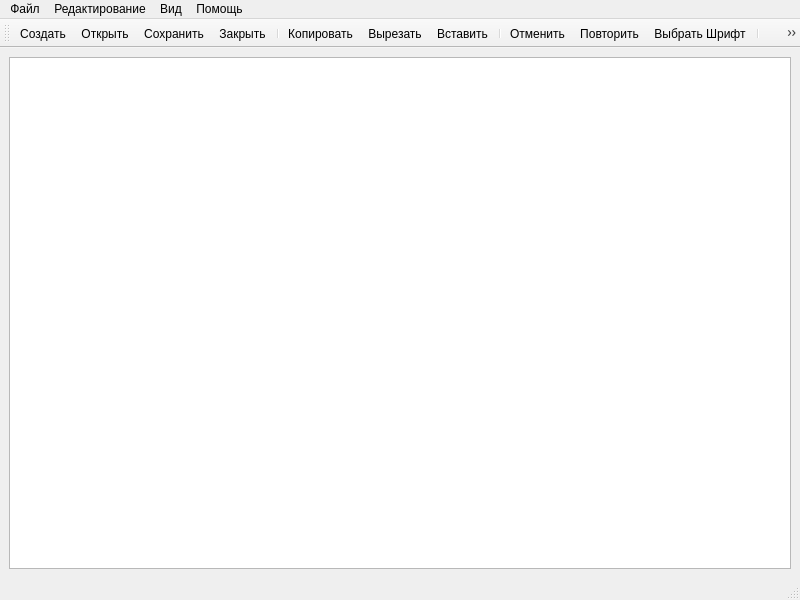
<?xml version="1.0" encoding="UTF-8"?>
<ui version="4.0">
 <class>MainWindow</class>
 <widget class="QMainWindow" name="MainWindow">
  <property name="geometry">
   <rect>
    <x>0</x>
    <y>0</y>
    <width>800</width>
    <height>600</height>
   </rect>
  </property>
  <property name="windowTitle">
   <string>MainWindow</string>
  </property>
  <widget class="QWidget" name="centralwidget">
   <layout class="QHBoxLayout" name="horizontalLayout">
    <item>
     <widget class="QTextEdit" name="textEdit"/>
    </item>
   </layout>
  </widget>
  <widget class="QMenuBar" name="menubar">
   <property name="geometry">
    <rect>
     <x>0</x>
     <y>0</y>
     <width>800</width>
     <height>22</height>
    </rect>
   </property>
   <widget class="QMenu" name="menu">
    <property name="title">
     <string>Файл</string>
    </property>
    <addaction name="newFile"/>
    <addaction name="open"/>
    <addaction name="save"/>
    <addaction name="saveAs"/>
    <addaction name="closeFile"/>
    <addaction name="exit"/>
   </widget>
   <widget class="QMenu" name="menu_2">
    <property name="title">
     <string>Редактирование</string>
    </property>
    <addaction name="copy"/>
    <addaction name="cut"/>
    <addaction name="paste"/>
    <addaction name="undo"/>
    <addaction name="redo"/>
   </widget>
   <widget class="QMenu" name="menu_3">
    <property name="title">
     <string>Вид</string>
    </property>
    <addaction name="font"/>
   </widget>
   <widget class="QMenu" name="menu_4">
    <property name="title">
     <string>Помощь</string>
    </property>
    <addaction name="about"/>
    <addaction name="about_Qt"/>
   </widget>
   <addaction name="menu"/>
   <addaction name="menu_2"/>
   <addaction name="menu_3"/>
   <addaction name="menu_4"/>
  </widget>
  <widget class="QStatusBar" name="statusbar"/>
  <widget class="QToolBar" name="toolBar">
   <property name="windowTitle">
    <string>toolBar</string>
   </property>
   <attribute name="toolBarArea">
    <enum>TopToolBarArea</enum>
   </attribute>
   <attribute name="toolBarBreak">
    <bool>false</bool>
   </attribute>
   <addaction name="newFile"/>
   <addaction name="open"/>
   <addaction name="save"/>
   <addaction name="closeFile"/>
   <addaction name="separator"/>
   <addaction name="copy"/>
   <addaction name="cut"/>
   <addaction name="paste"/>
   <addaction name="separator"/>
   <addaction name="undo"/>
   <addaction name="redo"/>
   <addaction name="font"/>
   <addaction name="separator"/>
   <addaction name="about"/>
   <addaction name="about_Qt"/>
  </widget>
  <action name="newFile">
   <property name="icon">
    <iconset resource="Resources.qrc">
     <normaloff>:/icons/Icons/new.png</normaloff>:/icons/Icons/new.png</iconset>
   </property>
   <property name="text">
    <string>Создать</string>
   </property>
   <property name="shortcut">
    <string>Ctrl+N</string>
   </property>
  </action>
  <action name="open">
   <property name="icon">
    <iconset resource="Resources.qrc">
     <normaloff>:/icons/Icons/open.png</normaloff>:/icons/Icons/open.png</iconset>
   </property>
   <property name="text">
    <string>Открыть</string>
   </property>
   <property name="shortcut">
    <string>Ctrl+O</string>
   </property>
  </action>
  <action name="save">
   <property name="icon">
    <iconset resource="Resources.qrc">
     <normaloff>:/icons/Icons/save.png</normaloff>:/icons/Icons/save.png</iconset>
   </property>
   <property name="text">
    <string>Сохранить</string>
   </property>
   <property name="shortcut">
    <string>Ctrl+S</string>
   </property>
  </action>
  <action name="saveAs">
   <property name="icon">
    <iconset resource="Resources.qrc">
     <normaloff>:/icons/Icons/save as.png</normaloff>:/icons/Icons/save as.png</iconset>
   </property>
   <property name="text">
    <string>Сохранить как</string>
   </property>
   <property name="shortcut">
    <string>Ctrl+Shift+S</string>
   </property>
  </action>
  <action name="closeFile">
   <property name="icon">
    <iconset resource="Resources.qrc">
     <normaloff>:/icons/Icons/close file.png</normaloff>:/icons/Icons/close file.png</iconset>
   </property>
   <property name="text">
    <string>Закрыть</string>
   </property>
   <property name="shortcut">
    <string>Ctrl+W</string>
   </property>
  </action>
  <action name="exit">
   <property name="icon">
    <iconset resource="Resources.qrc">
     <normaloff>:/icons/Icons/exit.png</normaloff>:/icons/Icons/exit.png</iconset>
   </property>
   <property name="text">
    <string>Выход</string>
   </property>
  </action>
  <action name="copy">
   <property name="enabled">
    <bool>true</bool>
   </property>
   <property name="icon">
    <iconset resource="Resources.qrc">
     <normaloff>:/icons/Icons/copy.png</normaloff>:/icons/Icons/copy.png</iconset>
   </property>
   <property name="text">
    <string>Копировать</string>
   </property>
   <property name="shortcut">
    <string>Ctrl+C</string>
   </property>
  </action>
  <action name="cut">
   <property name="enabled">
    <bool>true</bool>
   </property>
   <property name="icon">
    <iconset resource="Resources.qrc">
     <normaloff>:/icons/Icons/cut.png</normaloff>:/icons/Icons/cut.png</iconset>
   </property>
   <property name="text">
    <string>Вырезать</string>
   </property>
   <property name="shortcut">
    <string>Ctrl+X</string>
   </property>
  </action>
  <action name="paste">
   <property name="enabled">
    <bool>true</bool>
   </property>
   <property name="icon">
    <iconset resource="Resources.qrc">
     <normaloff>:/icons/Icons/insert.png</normaloff>:/icons/Icons/insert.png</iconset>
   </property>
   <property name="text">
    <string>Вставить</string>
   </property>
   <property name="shortcut">
    <string>Ctrl+V</string>
   </property>
  </action>
  <action name="undo">
   <property name="checked">
    <bool>false</bool>
   </property>
   <property name="enabled">
    <bool>true</bool>
   </property>
   <property name="icon">
    <iconset resource="Resources.qrc">
     <normaloff>:/icons/Icons/cancel.png</normaloff>:/icons/Icons/cancel.png</iconset>
   </property>
   <property name="text">
    <string>Отменить</string>
   </property>
   <property name="shortcut">
    <string>Ctrl+Z</string>
   </property>
   <property name="autoRepeat">
    <bool>true</bool>
   </property>
   <property name="visible">
    <bool>true</bool>
   </property>
   <property name="iconVisibleInMenu">
    <bool>true</bool>
   </property>
   <property name="shortcutVisibleInContextMenu">
    <bool>true</bool>
   </property>
  </action>
  <action name="redo">
   <property name="checkable">
    <bool>false</bool>
   </property>
   <property name="enabled">
    <bool>true</bool>
   </property>
   <property name="icon">
    <iconset resource="Resources.qrc">
     <normaloff>:/icons/Icons/back.png</normaloff>:/icons/Icons/back.png</iconset>
   </property>
   <property name="text">
    <string>Повторить</string>
   </property>
   <property name="shortcut">
    <string>Ctrl+Y</string>
   </property>
   <property name="autoRepeat">
    <bool>true</bool>
   </property>
   <property name="shortcutVisibleInContextMenu">
    <bool>true</bool>
   </property>
  </action>
  <action name="font">
   <property name="icon">
    <iconset resource="Resources.qrc">
     <normaloff>:/icons/Icons/font сolor.png</normaloff>:/icons/Icons/font сolor.png</iconset>
   </property>
   <property name="text">
    <string>Выбрать Шрифт</string>
   </property>
  </action>
  <action name="about">
   <property name="icon">
    <iconset resource="Resources.qrc">
     <normaloff>:/icons/Icons/certificate.png</normaloff>:/icons/Icons/certificate.png</iconset>
   </property>
   <property name="text">
    <string>О программе</string>
   </property>
  </action>
  <action name="about_Qt">
   <property name="icon">
    <iconset resource="Resources.qrc">
     <normaloff>:/icons/Icons/property.png</normaloff>:/icons/Icons/property.png</iconset>
   </property>
   <property name="text">
    <string>О Qt</string>
   </property>
  </action>
 </widget>
 <resources>
  <include location="Resources.qrc"/>
 </resources>
 <connections>
  <connection>
   <sender>textEdit</sender>
   <signal>redoAvailable(bool)</signal>
   <receiver>redo</receiver>
   <slot>setEnabled(bool)</slot>
   <hints>
    <hint type="sourcelabel">
     <x>399</x>
     <y>319</y>
    </hint>
    <hint type="destinationlabel">
     <x>-1</x>
     <y>-1</y>
    </hint>
   </hints>
  </connection>
  <connection>
   <sender>textEdit</sender>
   <signal>undoAvailable(bool)</signal>
   <receiver>undo</receiver>
   <slot>setEnabled(bool)</slot>
   <hints>
    <hint type="sourcelabel">
     <x>399</x>
     <y>319</y>
    </hint>
    <hint type="destinationlabel">
     <x>-1</x>
     <y>-1</y>
    </hint>
   </hints>
  </connection>
  <connection>
   <sender>textEdit</sender>
   <signal>copyAvailable(bool)</signal>
   <receiver>copy</receiver>
   <slot>setEnabled(bool)</slot>
   <hints>
    <hint type="sourcelabel">
     <x>399</x>
     <y>319</y>
    </hint>
    <hint type="destinationlabel">
     <x>-1</x>
     <y>-1</y>
    </hint>
   </hints>
  </connection>
  <connection>
   <sender>textEdit</sender>
   <signal>copyAvailable(bool)</signal>
   <receiver>cut</receiver>
   <slot>setEnabled(bool)</slot>
   <hints>
    <hint type="sourcelabel">
     <x>399</x>
     <y>319</y>
    </hint>
    <hint type="destinationlabel">
     <x>-1</x>
     <y>-1</y>
    </hint>
   </hints>
  </connection>
 </connections>
</ui>
